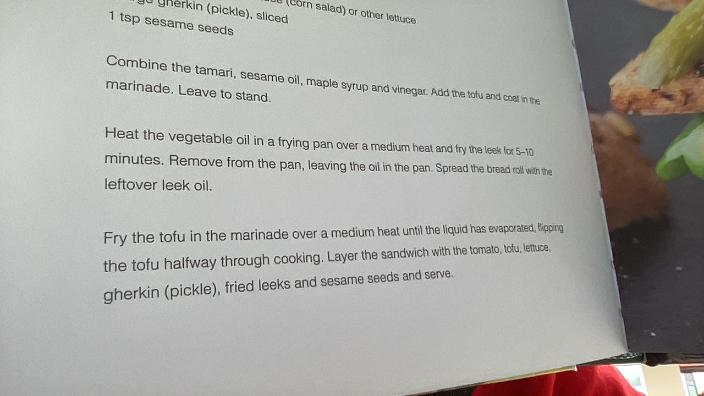
#> input picture Testing/Unit-Tests/sample-2.jpg, 704 x 396 px
$ python -i scanner.py   (imports and definitions only)
#> lines starting #> are read from the running program, lines starting #| are printed output that depends on the picture; after the words box and inside, x2 and y2 are one past the last pixel; in counts of white or black regions, pixels touching at a corner belong together
#> further down, picture is the input picture: shape (396, 704, 3); mean B, G, R 163.6, 167.5, 169
import cv2
import streamlit as st
import numpy as np
import math

def order_points(pts):
    '''Rearrange coordinates to order:
      top-left, top-right, bottom-right, bottom-left'''
    rect = np.zeros((4, 2), dtype='float32')
    pts = np.array(pts)
    s = pts.sum(axis=1)
    # Top-left point will have the smallest sum.
    rect[0] = pts[np.argmin(s)]
    # Bottom-right point will have the largest sum.
    rect[2] = pts[np.argmax(s)]

    diff = np.diff(pts, axis=1)
    # Top-right point will have the smallest difference.
    rect[1] = pts[np.argmin(diff)]
    # Bottom-left will have the largest difference.
    rect[3] = pts[np.argmax(diff)]
    # return the ordered coordinates
    return rect.astype('int').tolist()

#def find_dest(pts):
    (tl, tr, br, bl) = pts
    # Finding the maximum width.
    widthA = np.sqrt(((br[0] - bl[0]) ** 2) + ((br[1] - bl[1]) ** 2))
    widthB = np.sqrt(((tr[0] - tl[0]) ** 2) + ((tr[1] - tl[1]) ** 2))
    maxWidth = max(int(widthA), int(widthB))

    # Finding the maximum height.
    heightA = np.sqrt(((tr[0] - br[0]) ** 2) + ((tr[1] - br[1]) ** 2))
    heightB = np.sqrt(((tl[0] - bl[0]) ** 2) + ((tl[1] - bl[1]) ** 2))
    maxHeight = max(int(heightA), int(heightB))
    # Final destination co-ordinates.
    destination_corners = [[0, 0], [maxWidth, 0], [maxWidth, maxHeight], [0, maxHeight]]

    return order_points(destination_corners)

def scan(img):

    st.image(img)
#> (this line was passed over: streamlit is not available in this run)

    # Resize image to workable size
    dim_limit = 1080
    max_dim = max(img.shape)
#> max_dim = 704
    if max_dim > dim_limit:
        resize_scale = dim_limit / max_dim
        img = cv2.resize(img, None, fx=resize_scale, fy=resize_scale)
    # Create a copy of resized original image for later use
    orig_img = img.copy()


    # Repeated Closing operation to remove text from the document.
    kernel = np.ones((5, 5), np.uint8)
    img = cv2.morphologyEx(img, cv2.MORPH_CLOSE, kernel, iterations=3)
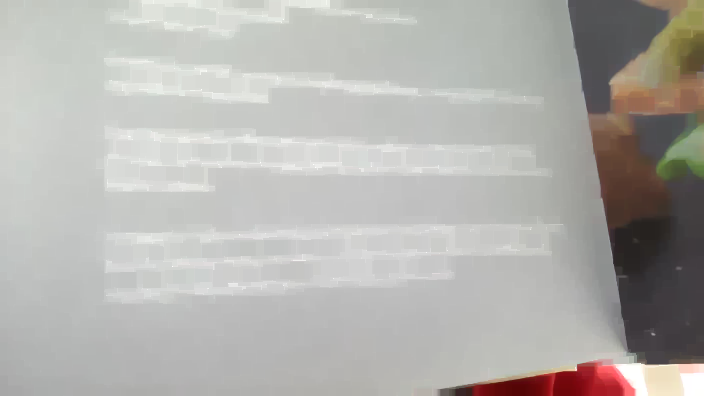
#> img: shape (396, 704, 3); mean B, G, R 173.9, 177.8, 179.4

    st.image(img)
#> (this line was passed over: streamlit is not available in this run)


    # GrabCut
    mask = np.zeros(img.shape[:2], np.uint8)
    bgdModel = np.zeros((1, 65), np.float64)
    fgdModel = np.zeros((1, 65), np.float64)
    rect = (20, 20, img.shape[1] - 20, img.shape[0] - 20)
#> rect = (20, 20, 684, 376)
    cv2.grabCut(img, mask, rect, bgdModel, fgdModel, 5, cv2.GC_INIT_WITH_RECT)
    mask2 = np.where((mask == 2) | (mask == 0), 0, 1).astype('uint8')
    img = img * mask2[:, :, np.newaxis]
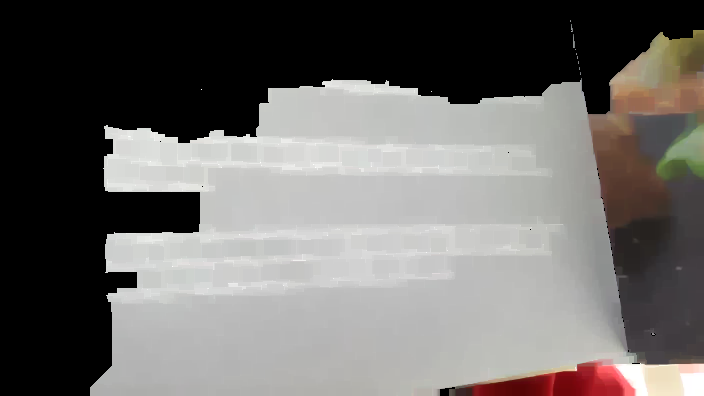
#> img: shape (396, 704, 3); mean B, G, R 104.6, 106.9, 109.4

    st.image(img)
#> (this line was passed over: streamlit is not available in this run)

    gray = cv2.cvtColor(img, cv2.COLOR_BGR2GRAY)
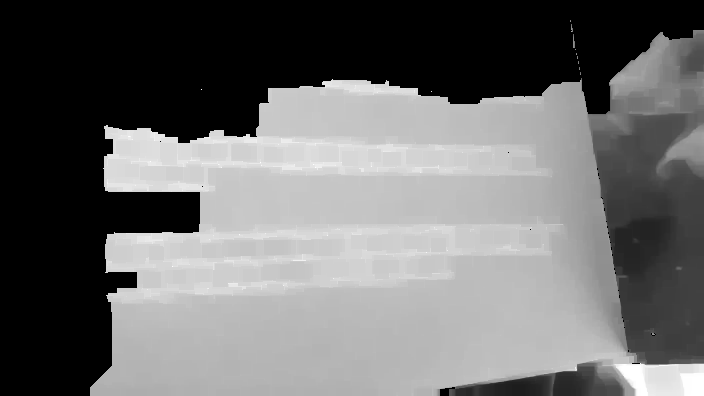
#> gray: shape (396, 704); min 0, max 255, mean 107.4
    gray = cv2.GaussianBlur(gray, (11, 11), 0)
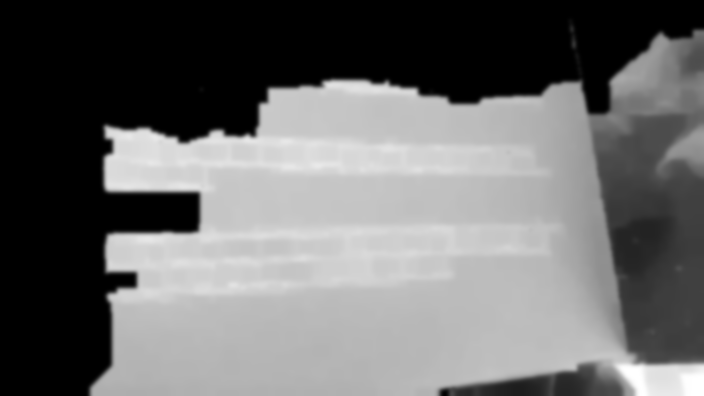
#> gray: shape (396, 704); min 0, max 255, mean 107.4

    st.image(gray)
#> (this line was passed over: streamlit is not available in this run)

    # Edge Detection.
    canny = cv2.Canny(gray, 0, 200)
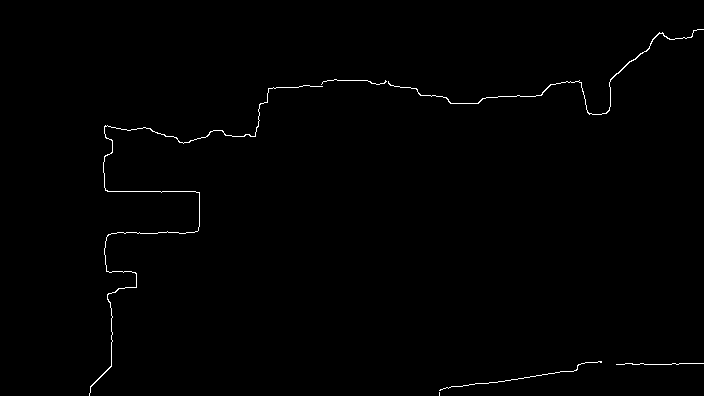
#> canny: shape (396, 704); 0.59% white in thin lines or dots, all inside (x1, y1, x2, y2) = (89, 29, 704, 396)
    canny = cv2.dilate(canny, cv2.getStructuringElement(cv2.MORPH_ELLIPSE, (5, 5)))
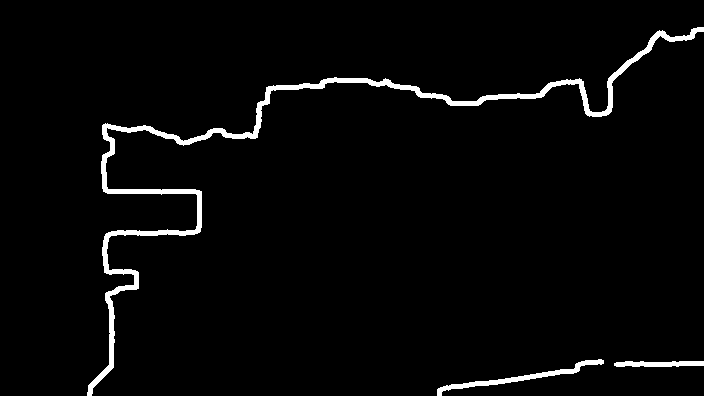
#> canny: shape (396, 704); 2.8% white; 3 white regions

    st.image(canny)
#> (this line was passed over: streamlit is not available in this run)

    # Finding contours for the detected edges.
    contours, hierarchy = cv2.findContours(canny, cv2.RETR_LIST, cv2.CHAIN_APPROX_NONE)
#> contours = 3 contours; box (x1, y1, x2, y2) and area: (87, 27, 704, 396) 5326, (437, 359, 604, 396) 697, (614, 361, 704, 367) 354

    # Keeping only the largest detected contour.
    page = sorted(contours, key=cv2.contourArea, reverse=True)[:5]
#> page has the same summary as contours

    st.write(page)
#> (this line was passed over: streamlit is not available in this run)

    # Detecting Edges through Contour approximation.
    # Loop over the contours.
    corners = None
    if len(page) == 0:
        return orig_img
    for c in page:
        # Approximate the contour.
        epsilon = 0.02 * cv2.arcLength(c, True)
        current_corners = cv2.approxPolyDP(c, epsilon, True)
        # If our approximated contour has four points.
        if len(current_corners) == 4:
            st.write("hit")
            if not corners:
                st.write("setting corners")
                corners = sorted(np.concatenate(corners).tolist())
                corners = order_points(corners)
            else:
                current = sorted(np.concatenate(current_corners).tolist())
                current = order_points(current)

                corners_area = math.sqrt((corners[1][0]-corners[0][0])^2 + (corners[1][1]-corners[0][1])^2)*math.sqrt((corners[2][0]-corners[1][0])^2 + (corners[2][1]-corners[1][1])^2)
                current_area = math.sqrt((current[1][0]-current[0][0])^2 + (current[1][1]-current[0][1])^2)*math.sqrt((current[2][0]-current[1][0])^2 + (current[2][1]-current[1][1])^2)

                if current_area >= corners_area:
                    corners = current
#> this loop made 3 passes
#> (epsilon, current_corners) on passes 2 to 3: (7.5, [[603, 360], [446, 385], [437, 395]]), (3.81, [[614, 363], [703, 365], [703, 361]])
#> epsilon on pass 1: 53.16

    # # Sorting the corners and converting them to desired shape.
    # corners = sorted(np.concatenate(corners).tolist())
    # # For 4 corner points being detected.
    # corners = order_points(corners)

    h, w = orig_img.shape[:2]
#> h = 396; w = 704

    st.write(corners)
#> (this line was passed over: streamlit is not available in this run)

    destination_corners = order_points([[0, 0], [0, h], [w, h], [w, 0]])
    st.write(destination_corners)

    # Getting the homography.
    M = cv2.getPerspectiveTransform(np.float32(corners), np.float32(destination_corners))
    # Perspective transform using homography.
    final = cv2.warpPerspective(orig_img, M, (destination_corners[2][0], destination_corners[2][1]),
                                flags=cv2.INTER_LINEAR)

    st.image(final)
    return final

>>> import cv2
>>> picture = cv2.imread('Testing/Unit-Tests/sample-2.jpg')
#> (the run stopped early here; a loop or call above may not have finished)

$ run again, on Testing/Unit-Tests/sample-3.jpg
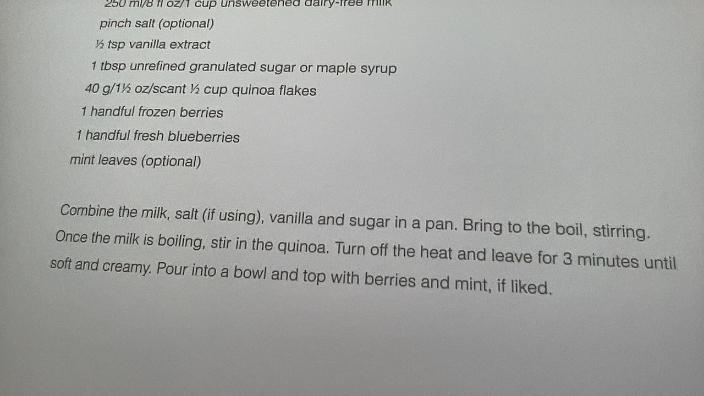
#> input picture Testing/Unit-Tests/sample-3.jpg, 704 x 396 px
#> picture is the input picture: shape (396, 704, 3); mean B, G, R 161.9, 164.2, 163.3
#> in scan, `gray = cv2.GaussianBlur(gray, (11, 11), 0)`:
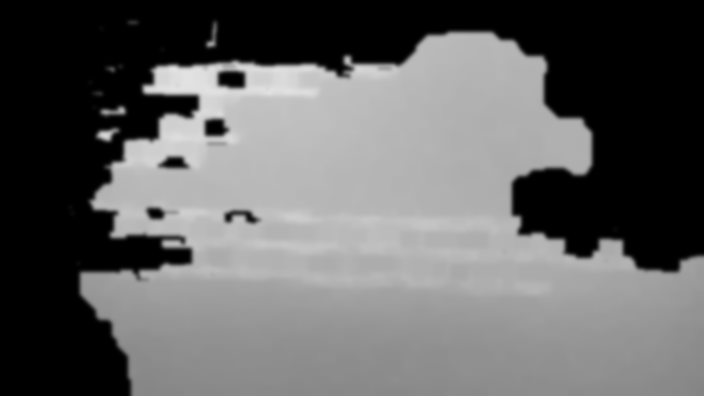
#> gray: shape (396, 704); min 0, max 227, mean 98.9
#> in scan, `canny = cv2.dilate(canny, cv2.getStructuringElement(cv2.MORPH_ELLIPSE,..`:
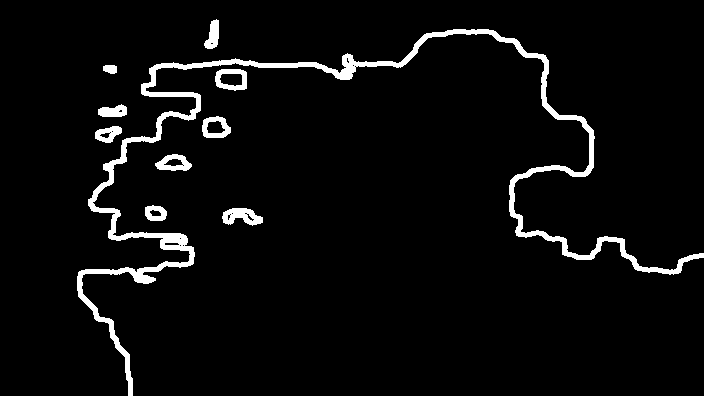
#> canny: shape (396, 704); 4.3% white; 10 white regions
#> contours = 32 contours, 15 with area under 20; largest, box (x1, y1, x2, y2) and area: (77, 29, 704, 396) 7666, (215, 69, 247, 91) 570, (202, 116, 231, 138) 477, (222, 208, 263, 226) 437, (155, 154, 192, 171) 410
#> page = 5 contours; box (x1, y1, x2, y2) and area: (77, 29, 704, 396) 7666, (215, 69, 247, 91) 570, (202, 116, 231, 138) 477, (222, 208, 263, 226) 437, (155, 154, 192, 171) 410
#> the loop in scan, `for c in page:` made 5 passes
#> epsilon on passes 1 to 5: 71.23, 1.9, 1.73, 2.25, 1.8

$ run again, on Testing/Unit-Tests/sample-4.jpg
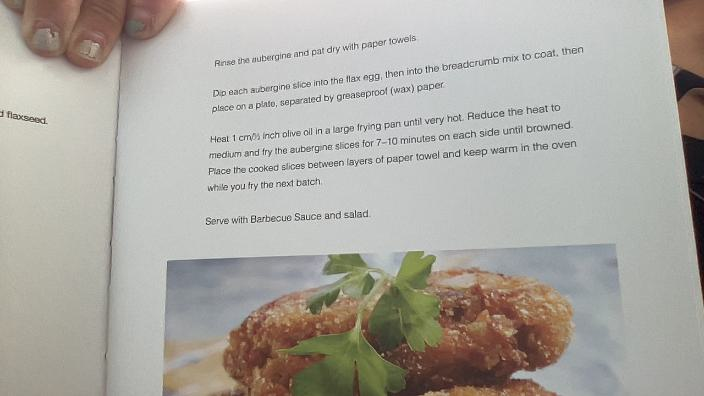
#> input picture Testing/Unit-Tests/sample-4.jpg, 704 x 396 px
#> picture is the input picture: shape (396, 704, 3); mean B, G, R 161.6, 168.6, 171.9
#> in scan, `gray = cv2.GaussianBlur(gray, (11, 11), 0)`:
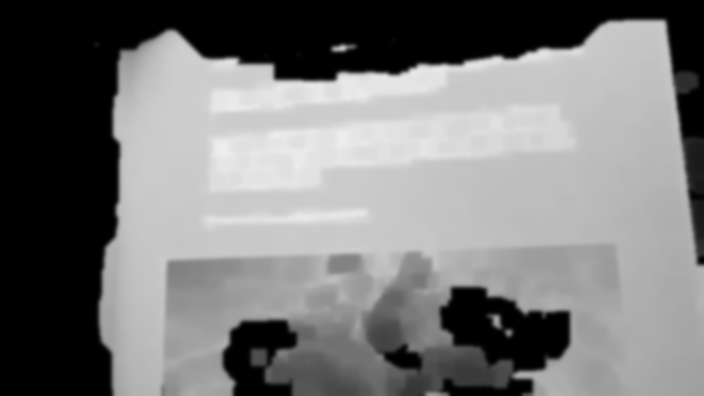
#> gray: shape (396, 704); min 0, max 238, mean 120.9
#> in scan, `canny = cv2.dilate(canny, cv2.getStructuringElement(cv2.MORPH_ELLIPSE,..`:
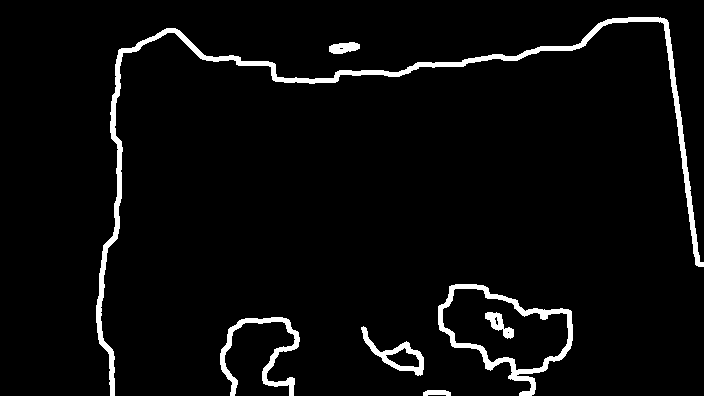
#> canny: shape (396, 704); 4.1% white; 7 white regions
#> contours = 12 contours, 2 with area under 20; largest, box (x1, y1, x2, y2) and area: (438, 284, 573, 396) 8182, (442, 288, 569, 371) 6296, (96, 17, 704, 396) 5108, (220, 317, 300, 396) 1125, (361, 326, 424, 376) 1010
#> page = 5 contours; box (x1, y1, x2, y2) and area: (438, 284, 573, 396) 8182, (442, 288, 569, 371) 6296, (96, 17, 704, 396) 5108, (220, 317, 300, 396) 1125, (361, 326, 424, 376) 1010
#> the loop in scan, `for c in page:` made 5 passes
#> epsilon on passes 1 to 5: 10.47, 7.86, 50.43, 11.01, 4.06

$ run again, on Testing/Unit-Tests/sample-5.jpg
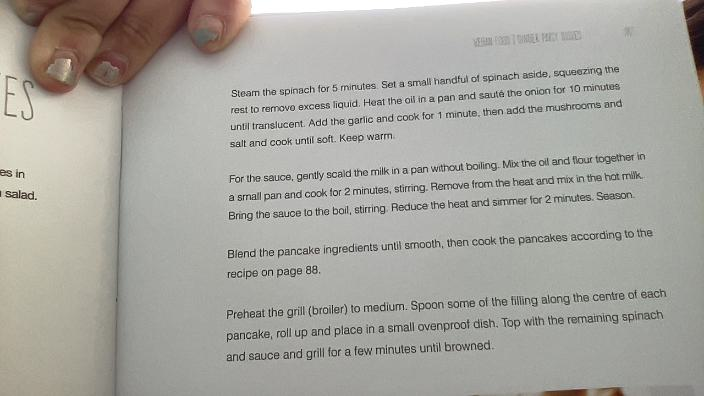
#> input picture Testing/Unit-Tests/sample-5.jpg, 704 x 396 px
#> picture is the input picture: shape (396, 704, 3); mean B, G, R 159.1, 165.4, 167.2
#> in scan, `img = img * mask2[:, :, np.newaxis]`:
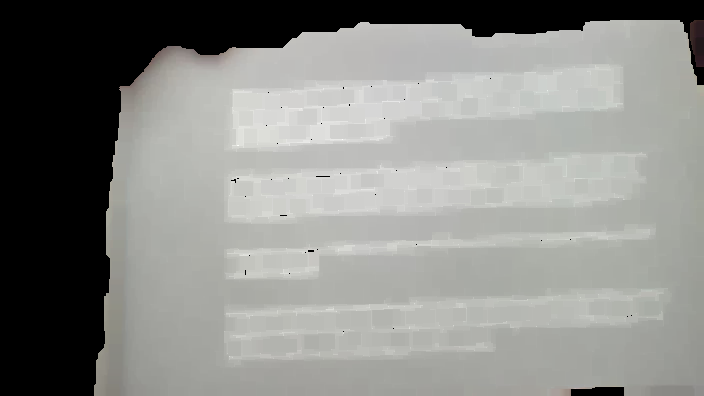
#> img: shape (396, 704, 3); mean B, G, R 134.8, 138.3, 137.5
#> in scan, `canny = cv2.dilate(canny, cv2.getStructuringElement(cv2.MORPH_ELLIPSE,..`:
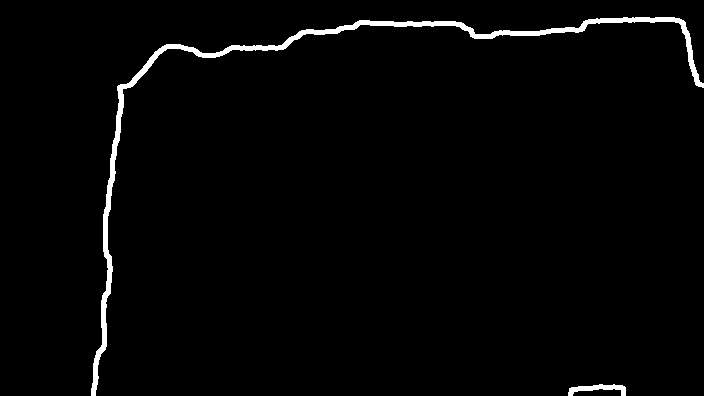
#> canny: shape (396, 704); 2% white; 2 white regions
#> contours = 2 contours; box (x1, y1, x2, y2) and area: (91, 17, 704, 396) 4160, (568, 384, 626, 396) 262
#> page has the same summary as contours
#> the loop in scan, `for c in page:` made 2 passes
#> epsilon on passes 1 to 2: 41.36, 2.86
